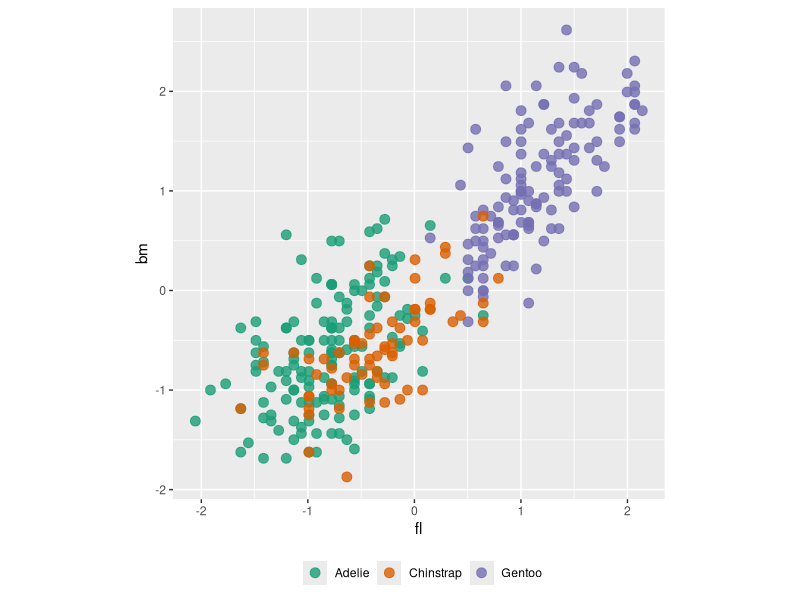
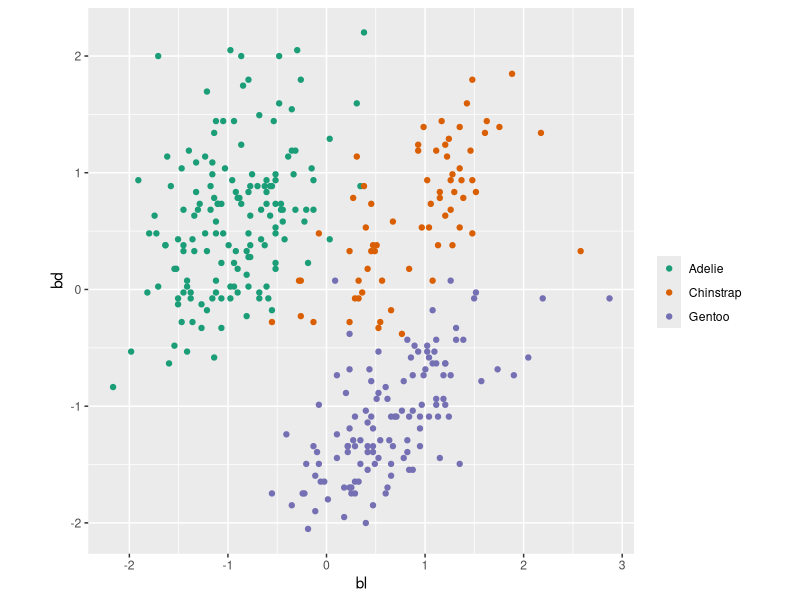
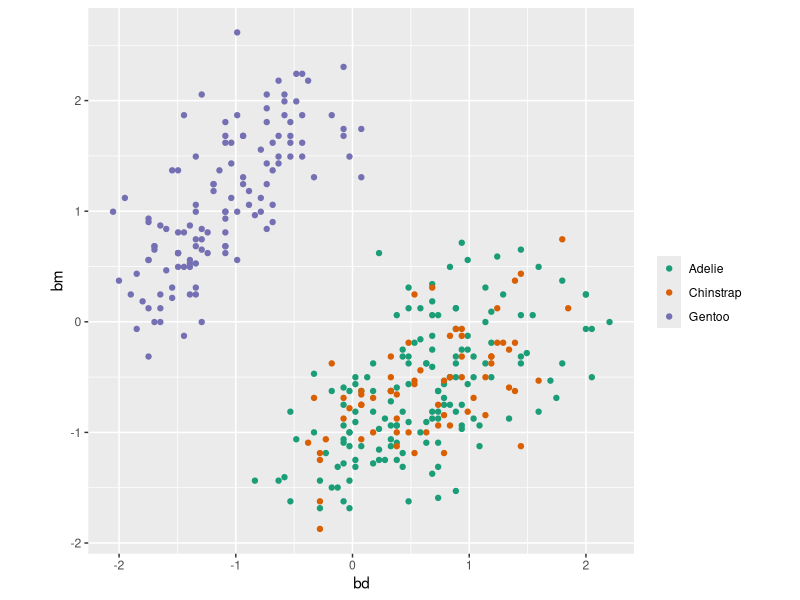

The R script that drew these images, in order:

# Printing
options(digits=2, width=120)

# libraries
library(tidyverse)
library(ggthemes)

## ----eval=FALSE, echo=TRUE------------------------------
#> # Install from CRAN
#> install.packages(c("tourr",
#>                    "geozoo",
#>                    "spinifex",
#>                    "liminal",
#>                    "tidyverse",
#>                    "palmerpenguins",
#>                    "RColorBrewer"))
#> # Getting help
#> help(package="tourr")


## -------------------------------------------------------
sessionInfo()


## ----runthis1, echo=TRUE--------------------------------
library(tidyverse)
library(palmerpenguins)
penguins <- penguins %>% filter(!is.na(bill_length_mm)) 
penguins_sub <- penguins[,c(1, 3:6)] %>% 
  mutate(across(where(is.numeric),  ~ scale(.)[,1])) %>%
  rename(bl = bill_length_mm,
         bd = bill_depth_mm,
         fl = flipper_length_mm,
         bm = body_mass_g)
summary(penguins_sub)


## ----echo=TRUE, eval=FALSE------------------------------
#> ggplot(penguins_sub,
#>    aes(x=fl,
#>        y=bm,
#>        colour=species)) +
#>   geom_point(alpha=0.8,
#>              size=3) +
#>   scale_colour_brewer("",
#>     palette="Dark2") +
#>   theme(aspect.ratio=1,
#>   legend.position="bottom")


## ----runthis2, fig.width=5, fig.height=5, out.width="100%"----
ggplot(penguins_sub, 
   aes(x=fl, 
       y=bm, 
       colour=species)) +
  geom_point(alpha=0.8, 
             size=3) +
  scale_colour_brewer("",
    palette="Dark2") + 
  theme(aspect.ratio=1,
  legend.position="bottom")


## ----runthis3, echo=TRUE, eval=FALSE--------------------
#> library(RColorBrewer)
#> clrs <- brewer.pal(3, "Dark2")
#> col <- clrs[
#>   as.numeric(
#>     penguins_sub$species)]
#> animate_xy(penguins_sub[,2:5],
#>            col=col,
#>            axes="off",
#>            fps=15)


## ----eval=FALSE-----------------------------------------
#> library(RColorBrewer)
#> set.seed(20200622)
#> clrs <- brewer.pal(3, "Dark2")
#> col <- clrs[as.numeric(penguins_sub$species)]
#> render_gif(penguins_sub[,2:5], grand_tour(),
#>            display_xy(col=col, axes="bottomleft"),
#>            "penguins2d.gif", apf=1/5,
#>            frames=100, width=300, height=300)


## ----fig.width=4, fig.height=4, out.width="100%"--------
ggplot(penguins_sub, aes(x=bl, y=bd, colour=species)) +
  geom_point() +
  scale_colour_brewer("", palette="Dark2") +
  theme(aspect.ratio=1)


## ----fig.width=4, fig.height=4, out.width="100%"--------
ggplot(penguins_sub, aes(x=bd, y=bm, colour=species)) +
  geom_point() +
  scale_colour_brewer("", palette="Dark2") +
  theme(aspect.ratio=1)


## ----understanding, eval=FALSE--------------------------
#> # Generate a plotly animation to demonstrate
#> library(plotly)
#> library(htmltools)
#> 
#> # Generate sequence of bases
#> # set.seed(3)
#> set.seed(4)
#> random_start <- basis_random(4)
#> bases <- save_history(penguins_sub[,3:6], grand_tour(2),
#>     start=random_start, max = 5)
#> bases[,,1] <- random_start # something needs fixing
#> tour_path <- interpolate(bases, 0.1)
#> d <- dim(tour_path)
#> 
#> # Make really big data of all projections
#> penguins_d <- NULL; penguins_axes <- NULL
#> for (i in 1:d[3]) {
#>   fp <- as.matrix(penguins_sub[,2:5]) %*%
#>     matrix(tour_path[,,i], ncol=d[2])
#>   fp <- tourr::center(fp)
#>   colnames(fp) <- c("d1", "d2")
#>   penguins_d <- rbind(penguins_d, cbind(fp, rep(i+10, nrow(fp))))
#>   fa <- cbind(matrix(0, d[1], d[2]),
#>               matrix(tour_path[,,i], ncol=d[2]))
#>   colnames(fa) <- c("origin1", "origin2", "d1", "d2")
#>   penguins_axes <- rbind(penguins_axes,
#>                          cbind(fa, rep(i+10, nrow(fa))))
#> }
#> colnames(penguins_d)[3] <- "indx"
#> colnames(penguins_axes)[5] <- "indx"
#> 
#> df <- as_tibble(penguins_d) %>%
#>   mutate(species = rep(penguins_sub$species, d[3]))
#> dfaxes <- as_tibble(penguins_axes) %>%
#>   mutate(labels=rep(colnames(penguins_sub[,2:5]), d[3]))
#> dfaxes_mat <- dfaxes %>%
#>   mutate(xloc = rep(max(df$d1)+1, d[3]*d[1]),
#>          yloc=rep(seq(-1.2, 1.2, 0.8), d[3]),
#>          coef=paste(round(dfaxes$d1, 2), ", ",
#>                     round(dfaxes$d2, 2)))
#> p <- ggplot() +
#>        geom_segment(data=dfaxes,
#>                     aes(x=d1*2-5, xend=origin1-5,
#>                         y=d2*2, yend=origin2,
#>                         frame = indx), colour="grey70") +
#>        geom_text(data=dfaxes, aes(x=d1*2-5, y=d2*2, label=labels,
#>                                   frame = indx), colour="grey70") +
#>        geom_point(data = df, aes(x = d1, y = d2, colour=species,
#>                                  frame = indx), size=1) +
#>        scale_colour_brewer("", palette="Dark2") +
#>        geom_text(data=dfaxes_mat, aes(x=xloc, y=yloc,
#>                                   label=coef, frame = indx)) +
#>        theme_void() +
#>        coord_fixed() +
#>   theme(legend.position="none")
#> pg <- ggplotly(p, width=700, height=400) %>%
#>   animation_opts(200, redraw = FALSE,
#>                  easing = "linear", transition=0)
#> save_html(pg, file="penguins_manual_demo.html")


## ----runthis4, eval=FALSE-------------------------------
#> sphere1 <- sphere.hollow(p=4)$points %>% as_tibble()
#> animate_xy(sphere1, axes="bottomleft")


## ----eval=FALSE-----------------------------------------
#> render_gif(sphere1, grand_tour(),
#>            display_xy(axes="bottomleft"),
#>            "sphere4d_1.gif", frames=100, width=400, height=400)


## ----runthis5, eval=FALSE-------------------------------
#> sphere2 <- sphere.solid.random(p=4)$points %>% as_tibble()
#> animate_xy(sphere2, axes="bottomleft")


## ----eval=FALSE-----------------------------------------
#> render_gif(sphere2, grand_tour(),
#>            display_xy(axes="bottomleft"),
#>            "sphere4d_2.gif", frames=100, width=400, height=400)


## ----runthis6, eval=FALSE-------------------------------
#> cube1 <- cube.face(p=4)$points %>% as_tibble()
#> animate_xy(cube1, axes="bottomleft")


## ----eval=FALSE-----------------------------------------
#> render_gif(cube1, grand_tour(),
#>            display_xy(axes="bottomleft"),
#>            "cube4d_1.gif", frames=100, width=400, height=400)


## ----runthis7, eval=FALSE-------------------------------
#> cube2 <- cube.solid.random(p=4)$points %>% as_tibble()
#> animate_xy(cube2, axes="bottomleft")


## ----eval=FALSE-----------------------------------------
#> render_gif(cube2, grand_tour(),
#>            display_xy(axes="bottomleft"),
#>            "cube4d_2.gif", frames=100, width=400, height=400)
#> 


## ----runthis8, eval=FALSE-------------------------------
#> torus <- torus(p = 4, n = 5000, radius=c(8, 4, 1))$points %>% as_tibble()
#> animate_xy(torus, axes="bottomleft")


## ----eval=FALSE-----------------------------------------
#> render_gif(torus, grand_tour(),
#>            display_xy(axes="bottomleft"),
#>            "torus4d.gif", frames=100, width=400, height=400)


## ----runthis9, eval=FALSE-------------------------------
#> mobius <- mobius()$points %>% as_tibble()
#> animate_xy(mobius, axes="bottomleft")


## ----eval=FALSE-----------------------------------------
#> render_gif(mobius, grand_tour(),
#>            display_xy(axes="bottomleft"),
#>            "mobius.gif", frames=100, width=400, height=400)


## ----eval=FALSE-----------------------------------------
#> set.seed(1000)
#> sphere1 <- sphere.hollow(p=4)$points %>% as_tibble()
#> sphere1$group <- "sphere"
#> t2 <- save_history(penguins_sub[,2:5], grand_tour(1),
#>   max = 20)
#> t2_interp <- tourr::interpolate(t2)
#> t2_interp_m <- apply(t2_interp, c(3,1), c) %>% as_tibble()
#> t2_interp_m$group <- "path"
#> tour_path_1d <- bind_rows(sphere1, t2_interp_m)
#> t_pch <- c(rep(16, nrow(sphere1)), rep(16, nrow(t2_interp_m)))
#> t_col <- c(rep("grey70", nrow(sphere1)), rep("orange", nrow(t2_interp_m)))
#> t_cex <- c(rep(1, nrow(sphere1)), rep(2, nrow(t2_interp_m)))
#> render_gif(tour_path_1d[,1:4], grand_tour(), display_xy(pch=t_pch, col=t_col, cex=t_cex, axes="off", half_range=0.6), gif_file="tour_path.gif", apf=1/5)


## ----eval=FALSE-----------------------------------------
#> clrs <- brewer.pal(3, "Dark2")
#> col <- clrs[
#>   as.numeric(
#>     penguins_sub$species)]
#> set.seed(2022)
#> render_gif(penguins_sub[,2:5], guided_tour(lda_pp(penguins_sub$species)),
#>            display_xy(col=col, axes="bottomleft"),
#>            "penguins2d_guided.gif",
#>            frames=100, width=300, height=300, loop=FALSE)


## ----runthis10, eval=FALSE------------------------------
#> animate_xy(penguins_sub[,2:5], grand_tour(),
#>            axes = "bottomleft", col=col)
#> set.seed(2022)
#> pp <- animate_xy(penguins_sub[,2:5],
#>            guided_tour(lda_pp(penguins_sub$species)),
#>            axes = "bottomleft", col=col)
#> best_proj <- pp$basis[length(pp$basis)][[1]] # Save the final projection


## ----eval=FALSE-----------------------------------------
#> clrs <- brewer.pal(3, "Dark2")
#> col <- clrs[as.numeric(penguins_sub$species)]
#> render_gif(data=penguins_sub[,2:5],
#>            tour_path = radial_tour(as.matrix(best_proj), mvar = 2),
#>            display = display_xy(col = col),
#>            gif_file = "penguins_rt_bd.gif",
#>            apf = 1/20,
#>            frames = 100,
#>            width = 300, height = 300)
#> 
#> render_gif(data=penguins_sub[,2:5],
#>            tour_path = radial_tour(as.matrix(best_proj), mvar = 1),
#>            display = display_xy(col = col),
#>            gif_file = "penguins_rt_bl.gif",
#>            apf = 1/20,
#>            frames = 100,
#>            width = 300, height = 300)
#> 
#> render_gif(data=penguins_sub[,2:5],
#>            tour_path = radial_tour(as.matrix(best_proj), mvar = 3),
#>            display = display_xy(col = col),
#>            gif_file = "penguins_rt_fl.gif",
#>            apf = 1/20,
#>            frames = 100,
#>            width = 300, height = 300)
#> 
#> render_gif(data=penguins_sub[,2:5],
#>            tour_path = radial_tour(as.matrix(best_proj), mvar = 4),
#>            display = display_xy(col = col),
#>            gif_file = "penguins_rt_bm.gif",
#>            apf = 1/20,
#>            frames = 100,
#>            width = 300, height = 300)
#> 


## ----runthis11, eval=FALSE------------------------------
#> clrs <- brewer.pal(3, "Dark2")
#> col <- clrs[as.numeric(penguins_sub$species)]
#> # Check contribution of bl, change mvar to switch variables
#> animate_xy(penguins_sub[,2:5],
#>            radial_tour(as.matrix(best_proj), mvar = 2),
#>            col = col)


## ----eval=FALSE-----------------------------------------
#> render_gif(penguins_sub[,2:5], local_tour(start=best_proj, 0.9),
#>            display_xy(col=col, axes="bottomleft"),
#>            "penguins2d_local.gif",
#>            frames=200, width=300, height=300)


## ----runthis12, eval=FALSE------------------------------
#> animate_xy(penguins_sub[,2:5], local_tour(start=best_proj, 0.9),
#>            axes = "bottomleft", col=col)


## ----runthis13, eval=FALSE------------------------------
#> sphere2 <- sphere.solid.random(p=4)$points %>% as_tibble()
#> animate_slice(sphere2, axes="bottomleft")


## ----eval=FALSE-----------------------------------------
#> render_gif(sphere2, grand_tour(),
#>            display_slice(axes="bottomleft"),
#>            "sphere4d_solid_slice.gif", frames=100, width=400, height=400)
#> 


## ----runthis14, eval=FALSE------------------------------
#> sphere1 <- sphere.hollow(p=4)$points %>% as_tibble()
#> animate_slice(sphere1, axes="bottomleft", half_range=0.6)


## ----eval=FALSE-----------------------------------------
#> render_gif(sphere1, grand_tour(),
#>            display_slice(axes="bottomleft", half_range=0.6),
#>            "sphere4d_slice.gif", frames=100, width=400, height=400)


## ----runthis15, eval=FALSE------------------------------
#> torus <- torus(p = 4, n = 5000, radius=c(8, 4, 1))$points %>% as_tibble()
#> animate_slice(torus, axes="bottomleft", half_range=0.8)


## ----eval=FALSE-----------------------------------------
#> render_gif(torus, grand_tour(),
#>            display_slice(axes="bottomleft", half_range=0.8),
#>            "torus4d_slice.gif", frames=100, width=400, height=400)


## ----runthis16, eval=FALSE------------------------------
#> cube1 <- cube.face(p=4)$points %>% as_tibble()
#> # Slicing needs data to be on a standard scale
#> cube1_std <- cube1 %>%
#>   mutate(across(where(is.numeric),  ~ scale(.)[,1]))
#> animate_slice(cube1_std, axes="bottomleft")


## ----eval=FALSE-----------------------------------------
#> render_gif(cube1_std, grand_tour(),
#>            display_slice(axes="bottomleft"),
#>            "cube4d_slice.gif", frames=100, width=400, height=400)


## ----runthis17, eval=FALSE, echo=TRUE-------------------
#> penguins_pca <- prcomp(penguins_sub[,2:5], center = FALSE)
#> penguins_coefs <- penguins_pca$rotation[, 1:3]
#> penguins_scores <- penguins_pca$x[, 1:3]
#> clrs <- brewer.pal(3, "Dark2")
#> col <- clrs[
#>   as.numeric(
#>     penguins_sub$species)]
#> animate_pca(penguins_scores, pc_coefs = penguins_coefs, col=col)


## ----eval=FALSE-----------------------------------------
#> render_gif(penguins_scores, grand_tour(),
#>            display_pca(pc_coefs = penguins_coefs,
#>                        col=col, axes="bottomleft"),
#>            "penguins2d_pca.gif",
#>            frames=100, width=300, height=300)


## ----eval=FALSE-----------------------------------------
#> 
#> render_gif(data=penguins_sub[,2:5],
#>            tour_path = grand_tour(1),
#>            display = display_dist(half_range = 1.3),
#>            gif_file = "penguins1d.gif",
#>            apf = 1/20,
#>            frames = 100,
#>            width = 300, height = 300)
#> render_gif(penguins_sub[,2:5], grand_tour(),
#>            display_density2d(col=col, axes="bottomleft"),
#>            "penguins2d_dens.gif",
#>            frames=100, width=300, height=300)


## ----runthis18, eval=FALSE------------------------------
#> animate_dist_cl(penguins_sub[,2:5], half_range=1.3)
#> animate_density2d(penguins_sub[,2:5], col=col, axes="bottomleft")

